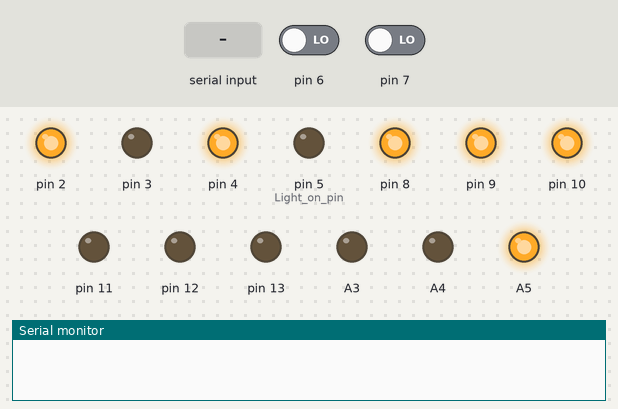
Bench run of a sketch on a simulated Arduino Uno, built with avr-gcc and run on an emulated ATmega328P. On the bench: output pins drawn as LEDs (lit = HIGH), the last lines printed to the serial monitor. Inputs (shaded band) come from the test bench; at power-on: pin 6 LOW, pin 7 LOW.

Above: at 1.2 s.
1.3 s: "e" received over Serial
At 2.1 s:
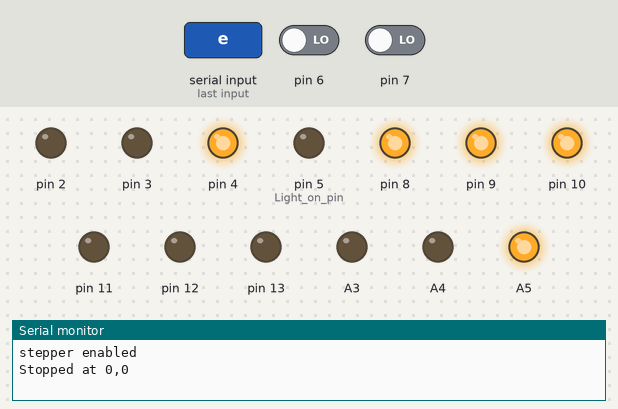
2.8 s: "m" received over Serial
At 3.3 s:
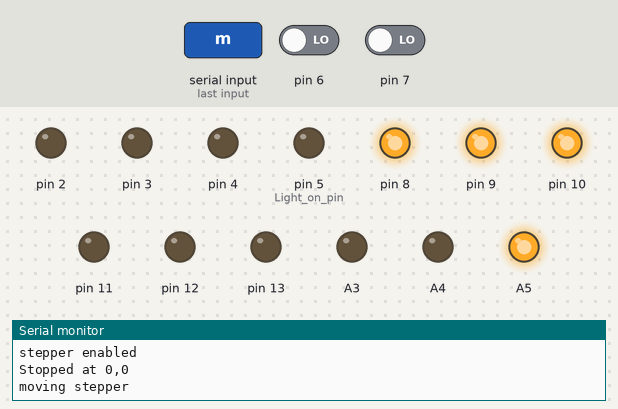
4.3 s: "d" received over Serial
At 5.5 s:
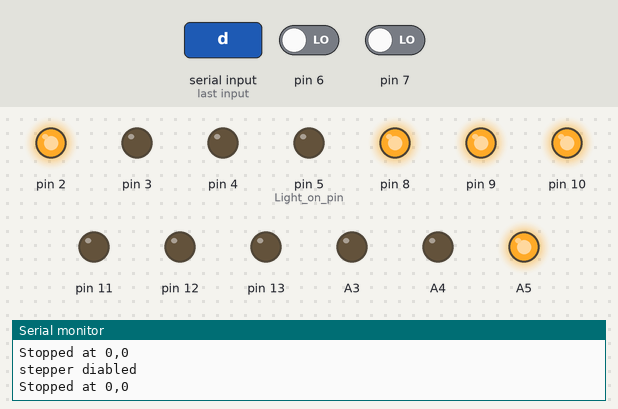
5.8 s: "x90\n" received over Serial
At 6.7 s:
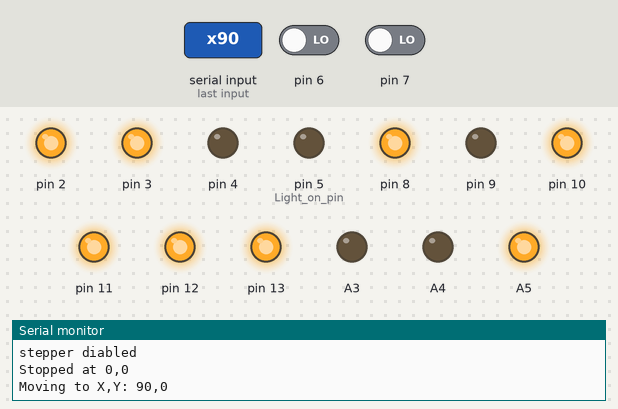
Timing chart, 0 to 8.3 s (numbered marks = the images above; inputs shaded):
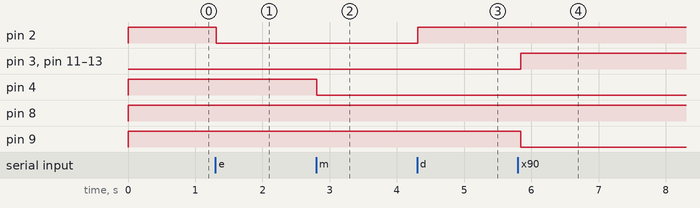

Measured:
- after the input at 1.3 s, pin 2: HIGH → LOW at once
- after the input at 2.8 s, pin 4: HIGH → LOW at once
- after the input at 4.3 s, pin 2: LOW → HIGH at once
- after the input at 5.8 s, pin 3, pin 11–13: LOW → HIGH at once; pin 9: HIGH → LOW at once

The sketch:

CommmunicateToArduino9_2motorsFINAL_with2withStepper.ino
```cpp
char incomingSerialValue;
String incomingString;
String incomingStringX;
String incomingStringY;
String incomingStringStepper;
long incomingLongX;
long incomingLongY;
long incomingLongStepper;
long totalCountX=0;
long totalCountY=0;
int encoderValueX=0;
int encoderValueY=0;
int prevEncoderValueX=0;
int prevEncoderValueY=0;
boolean goingForwardX;
boolean goingForwardY;
char firstChar;
char secondChar;
boolean finishedMovingX=false;
boolean finishedMovingY=false;
boolean doneCount=false;
long finishCount=0;
//long TESTCOUNT=0;
//long TESTCOUNT2=0;
void setup(){
  //STEPPER
  pinMode(2, OUTPUT);
  pinMode(A5, OUTPUT);
  pinMode(A4, OUTPUT);
  pinMode(A3, OUTPUT);
  pinMode(4, OUTPUT);
  pinMode(10, OUTPUT);
  digitalWrite(A5, HIGH); //STEP
  digitalWrite(2, HIGH); //ENABLE
  digitalWrite(4, HIGH); //DIRECTION
  digitalWrite(10, HIGH); //MICROSTEPPING
  //
  pinMode(11, OUTPUT);
  pinMode(3, OUTPUT);
  pinMode(12, OUTPUT);
  pinMode(9, OUTPUT);
  pinMode(13, OUTPUT);
  pinMode(8, OUTPUT);
  pinMode(7, INPUT);
  pinMode(6, INPUT);
  //digitalWrite(7, LOW);
  //digitalWrite(6, LOW);
  pinMode(5, OUTPUT); //Light on pin.
  //digitalWrite(5, HIGH);
  Serial.begin(115200);
}
void loop(){

   // send data only when you receive data:
  if (Serial.available() > 0) {

    incomingString="";  //important.
    while(Serial.available()) {
      incomingSerialValue = Serial.read();
      incomingString.concat(incomingSerialValue);
      delay (10);
    }
    firstChar=incomingString.charAt(0);
    secondChar=incomingString.charAt(1);
    //incomingString=incomingString.substring(0,3);
    //incomingString=incomingString.substring(1);
    //Serial.println(incomingString);

    if (firstChar == 'x'){
      incomingStringX=incomingString.substring(1,incomingString.indexOf('y')); //1 is actually the second one.
      incomingStringY=incomingString.substring(incomingString.indexOf('y')+1); //is from 'y' to end.
      incomingLongX=incomingStringX.toInt();
      incomingLongY=incomingStringY.toInt();
      doneCount=false;
      Serial.print("Moving to X,Y: ");
      Serial.print(incomingLongX);
      Serial.print(",");
      Serial.println(incomingLongY);

      if (incomingLongX > totalCountX){
        digitalWrite(12, HIGH); //Establishes forward direction of Channel A
        goingForwardX=true;
      }
      else{
        digitalWrite(12, LOW); //Establishes backward direction of Channel A
        goingForwardX=false;
      }
      digitalWrite(9, LOW);   //Disengage the Brake for Channel A
      analogWrite(3, 255);   //Spins the motor on Channel A

      if (incomingLongY > totalCountY){
        digitalWrite(13, LOW); //Establishes forward direction of Channel B
        goingForwardY=true;
      }
      else{
        digitalWrite(13, HIGH); //Establishes backward direction of Channel B
        goingForwardY=false;
      }
      digitalWrite(8, LOW);   //Disengage the Brake for Channel B
      analogWrite(11, 255);   //Spins the motor on Channel B

    }

    if (firstChar == 'c'){  //get current position.
        Serial.print("X ");
        Serial.print(totalCountX);
        Serial.print(" Y ");
        Serial.println(totalCountY);
        firstChar = '0';
      }

    if (firstChar == 'z'){  //zero.
      totalCountX=0;
      totalCountY=0;
      Serial.print("X ");
      Serial.print(totalCountX);
      Serial.print(" Y ");
      Serial.println(totalCountY);
      firstChar = '0';
    }

    //LIGHTS
    if (firstChar == 'l'){  //light.
      if (secondChar == 'r'){
         digitalWrite(A3, HIGH);
      }
      else {
         digitalWrite(A4, HIGH);
      }
      Serial.println("light on");
      firstChar = '0';
    }
    if (firstChar == 'f'){  //light.
      digitalWrite(A3, LOW);
      digitalWrite(A4, LOW);
      Serial.println("light off");
      firstChar = '0';
    }
    if (firstChar == 'e'){  //stepper.
      digitalWrite(2, LOW);
      Serial.println("stepper enabled");
      firstChar = '0';
    }
    if (firstChar == 'd'){  //stepper.
      digitalWrite(2, HIGH);
      Serial.println("stepper diabled");
      firstChar = '0';
    }
    if (firstChar == 'm'){  // move stepper.
      if (secondChar == 'f'){  //forward direction
       digitalWrite(4, HIGH);
      }
      else { //backward direction
        digitalWrite(4, LOW);
      }


      incomingStringStepper=incomingString.substring(2);
      incomingLongStepper=incomingStringStepper.toInt();
      Serial.println("moving stepper");
      while (incomingLongStepper>0) {
        //Serial.println(incomingLongStepper);
        digitalWrite(A5, HIGH);
        delay(2);
        digitalWrite(A5, LOW);
        delay(2);
        incomingLongStepper=incomingLongStepper-1;
      }

      firstChar = '0';
    }


  }


  if (totalCountX == incomingLongX){
    digitalWrite(9, HIGH); //Engage the Brake for Channel A
    finishedMovingX=true;
  }
  encoderValueX = digitalRead(7);
  if (encoderValueX != prevEncoderValueX){
    if (goingForwardX==true){
      totalCountX= totalCountX+1;
    }
    else{
      totalCountX= totalCountX-1;
    }
     prevEncoderValueX=encoderValueX;
  }
  if (totalCountY == incomingLongY){
    digitalWrite(8, HIGH); //Engage the Brake for Channel B
    finishedMovingY=true;
  }
  encoderValueY = digitalRead(6);
   //TESTCOUNT2=TESTCOUNT2+1;
  if (encoderValueY != prevEncoderValueY){
    if (goingForwardY==true){
      totalCountY= totalCountY+1;
    }
    else{
      totalCountY= totalCountY-1;
    }
     prevEncoderValueY=encoderValueY;
  }

  if  ((finishedMovingX==true) && (finishedMovingY==true)){
    finishCount=finishCount+1;
    if (finishCount==50000){
      //Serial.print(TESTCOUNT2);
      Serial.print("Stopped at ");
      Serial.print(totalCountX);
      Serial.print(",");
      Serial.println(totalCountY);
      finishedMovingX=false;
      finishedMovingY=false;
      finishCount=0;
      //TESTCOUNT2=0;
      firstChar = '0';
      doneCount=true;
    }
  }


  /*
  TESTCOUNT=TESTCOUNT+1;
  if (TESTCOUNT==5){
    Serial.println("test START");
  }
  if (TESTCOUNT==1000000){
    Serial.println("test DONE");
    delay(2000);
    TESTCOUNT=0;
  }
  */

}//end void loop()


 //digitalWrite(13, HIGH);

 // if(SerialValue == 4){

//}
 // delay(300);
 // digitalWrite(9, HIGH); //Engage the Brake for Channel A
```
